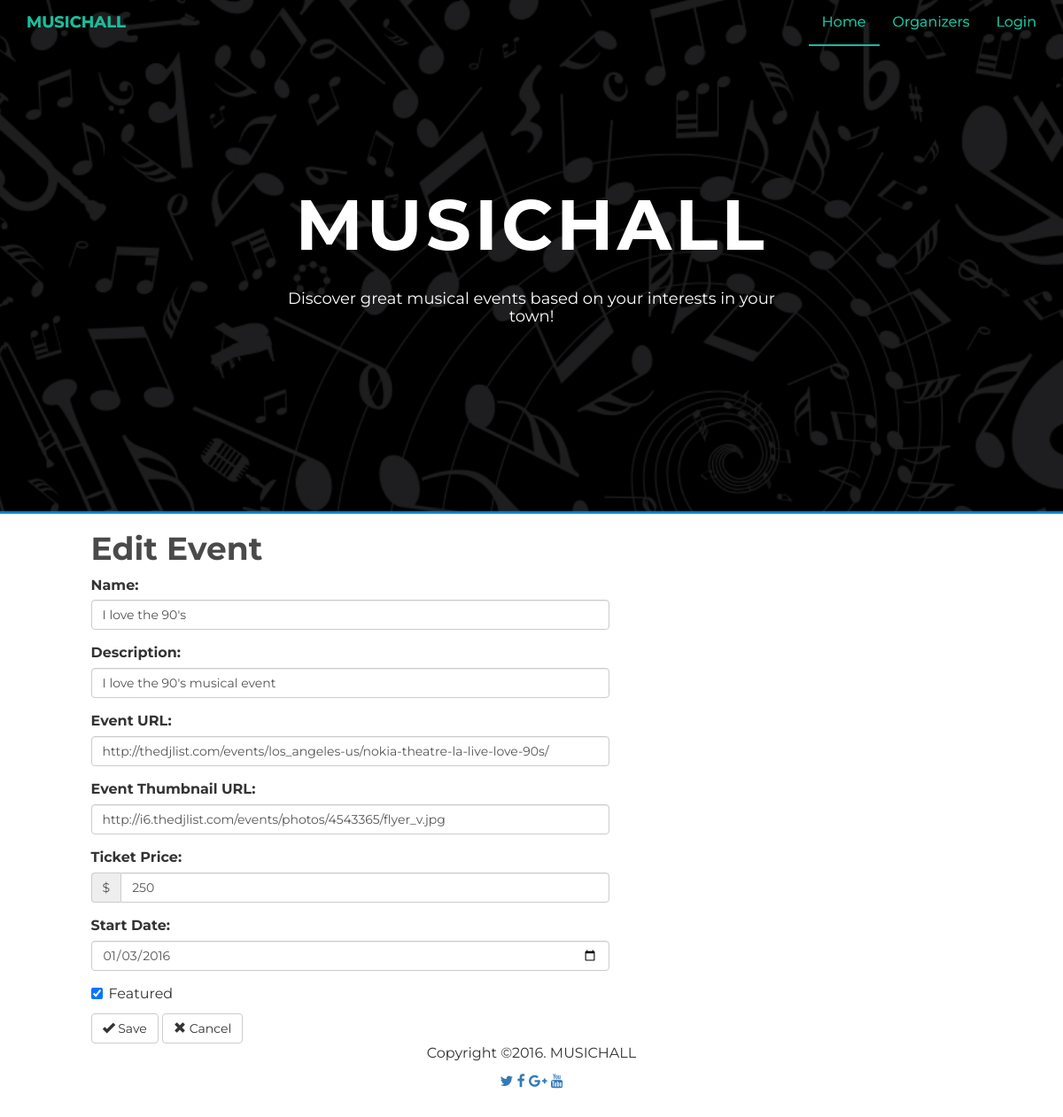
Page /organizer/1/event/1/edit on the committed database.
### database_setup.py (models this page shows, shortened)
class Event(Base):
    __tablename__ = 'event'
    id = Column(Integer, primary_key = True)
    name = Column(String(80), nullable = False)
    description = Column(String(250))
    event_url = Column(String(255))
    event_thumbnail_url = Column(String(255))
    ticket_price = Column(String(8))
    start_date = Column(Date)
    featured = Column(Boolean, default=False)
    organizer_id = Column(Integer,ForeignKey('organizer.id'))
    organizer = relationship(Organizer)
    user_id = Column(Integer, ForeignKey('user.id'))
    user = relationship(User)

### project.py (the view)
@app.route('/organizer/<int:organizer_id>/event/<int:event_id>/edit', methods=['GET','POST'])
def editEvent(organizer_id, event_id):
    editedEvent = session.query(Event).filter_by(id = event_id).one()
    organizer = session.query(Organizer).filter_by(id = organizer_id).one()
    featured = 0
    if 'featured' in request.form:
        featured = request.form['featured']
    if request.method == 'POST':
        if request.form['name']:
            editedEvent.name = request.form['name']
        if request.form['description']:
            editedEvent.description = request.form['description']
        if request.form['event_url']:
            editedEvent.event_url = request.form['event_url']
        if request.form['event_thumbnail_url']:
            editedEvent.event_thumbnail_url = request.form['event_thumbnail_url']
        if request.form['ticket_price']:
            editedEvent.ticket_price = request.form['ticket_price']
        if request.form['start_date']:
            editedEvent.start_date = datetime.strptime(request.form['start_date'], '%Y-%M-%d')
        editedEvent.featured = featured
        session.add(editedEvent)
        session.commit()
        flash('Event Successfully Edited')
        return redirect(url_for('showEvent', organizer_id = organizer_id))
    else:
        return render_template('editEvent.html', organizer_id = organizer_id,
                                event_id = event_id, event = editedEvent)

### templates/editEvent.html
{% extends "main.html" %}
{% block content %}
    {% include "header.html" %}
	<div class="row banner menu">
		<div class="col-md-11 col-md-offset-1 padding-none">
			<h1>Edit Event</h1>
		</div>
	</div>
	<div class="row">
		<div class="col-md-6 col-md-offset-1 padding-top">
			<form action="#" method="post">
				<div class="form-group">
					<label for="name">Name:</label>
					<input type ="text" class="form-control" name="name"
							value="{{event.name }}">
                </div>
                <div class="form-group">
					<label for="description">Description:</label>
                    <input type="text" class="form-control" name="description" value="{{event.description}}">
                </div>
                <div class="form-group">
					<label for="course">Event URL:</label>
					<input type="text" class="form-control" name="event_url" value="{{event.event_url}}">
                </div>
                <div class="form-group">
					<label for="event_url">Event Thumbnail URL:</label>
					<input type="text" class="form-control" name="event_thumbnail_url"
							value="{{event.event_thumbnail_url}}">
                </div>
                <div class="form-group">
					<label for="price">Ticket Price:</label>
					<div class="input-group">
						<div class="input-group-addon">$</div>
						<input type="text" maxlength="10" class="form-control" name="ticket_price"
						 	value="{{event.ticket_price}}">
					</div>
                </div>
                <div class="form-group">
					<label for="start_date">Start Date:</label>
					<input type="date" class="form-control" name="start_date" value="{{event.start_date}}" />
                </div>
                <div class="checkbox">
                    <label>
                        {% if event.featured %}
                            <input type="checkbox" id="checkbox" name="featured" checked="" value=1> Featured
                        {% else %}
                            <input type="checkbox" id="checkbox" name="featured"  value=1> Featured
                        {% endif %}
                    </label>
                </div>
				<button type="submit" class="btn btn-default" id="submit" type="submit">
						<span class="glyphicon glyphicon-ok" aria-hidden="true"></span>
						Save
				</button>
				<a href = "{{url_for('showOrganizers')}}">
					<button type="button" class="btn btn-default">
						<span class="glyphicon glyphicon-remove" aria-hidden="true"></span>
						Cancel
					</button>
				</a>
            </form>
        </div>
    </div>
{% endblock %}

### templates/main.html (shortened to what this page needs)
<!DOCTYPE html>
<html lang="en">
	<head>
		<link rel="stylesheet" href="//netdna.bootstrapcdn.com/bootstrap/3.1.1/css/bootstrap.min.css">
		<link rel=stylesheet type=text/css href="{{url_for('static', filename='styles.css')}}">
		<link rel="stylesheet" href="https://maxcdn.bootstrapcdn.com/font-awesome/4.5.0/css/font-awesome.min.css">
	</head>
	<body>
		{% include "header.html" %}
		<div id="headerwrap">
            <div class="container">
                <div class="row">
                    <div class="col-lg-6 col-lg-offset-3">
                        <h1>MUSICHALL</h1>
                        <h4>Discover great musical events based on your interests in your town!</h4>
                    </div>
                </div>
            </div>
		</div>
        {% block content %}
        {% endblock %}
		{% include "footer.html" %}
	</body>
</html>

### templates/header.html (shortened to what this page needs)
<div class="navbar navbar-default navbar-fixed-top" role="navigation">
	<div class="container">
		<div class="navbar-header">
			<a class="navbar-brand" href="{{url_for('showOrganizers')}}">MUSICHALL</a>
		</div>
		<div class="navbar-collapse collapse">
			<ul class="nav navbar-nav navbar-right">
				<li class="active"><a href="index.html">Home</a></li>
				<li><a href="#organizers">Organizers</a></li>
                <li>
                  {% if 'username' not in session %}
		              <a href="{{url_for('showLogin')}}">Login</a>
		          {% else %}
		              <a href="{{url_for('disconnect')}}">Logout</a>
		          {% endif %}
                </li>
			</ul>
		</div>
	</div>
</div>

### templates/footer.html
<footer id="footer">
    <div class="container">
      <div class="text-center">
          <p> Copyright  &copy;2016. MUSICHALL</p>
      </div>
      <div class="text-center social-icons">
        <a href="#"><i class="fa fa-twitter"></i></a>
        <a href="#"><i class="fa fa-facebook"></i></a>
        <a href="#"><i class="fa fa-google-plus"></i></a>
        <a href="#"><i class="fa fa-youtube"></i></a>
      </div>
    </div>
</footer>

### static/styles.css (style rules this page uses)
body { font-family: 'Montserrat', sans-serif; font-weight: 400; font-size: 16px; -webkit-font-smoothing: antialiased; -webkit-overflow-scrolling: touch; }
h1, h2, h3, h4, h5, h6 { font-weight: 700; color: #4a4a4a; }
.navbar-brand { font-weight: 700; }
.navbar-default .navbar-brand { color: #1abc9c; }
.navbar-default { background-color: transparent; border-color: transparent; }
.navbar-default .navbar-nav > .active > a, .navbar-default .navbar-nav > .active > a:hover, .navbar-default .navbar-nav > .active > a:focus { color: #1abc9c; background-color: transparent; border-bottom: 2px solid #1abc9c }
.navbar-default .navbar-nav > li > a { color: #1abc9c; }
#headerwrap { background: url(images/main-bg.jpg) no-repeat center top; margin-top: -70px; padding-top: 250px; text-align:center; background-attachment: relative; background-position: center center; min-height: 650px; width: 100%; -webkit-background-size: 100%; -moz-background-size: 100%; -o-background-size: 100%; background-size: 100%; -webkit-background-size: cover; -moz-background-size: cover; -o-background-size: cover; background-size: cover; }
#headerwrap h1 { color:#ffffff; padding-top: 10px; padding-bottom: 20px; letter-spacing: 4px; font-size: 80px; font-weight: bold; }
#headerwrap h4 { font-weight: 400; color: #ffffff }

### rows in the picture
Event: name "I love the 90's", description "I love the 90's musical event", event_url "http://thedjlist.com/events/los_angeles-us/nokia-theatre-la-live-love-90s/", event_thumbnail_url "http://i6.thedjlist.com/events/photos/4543365/flyer_v.jpg", ticket_price "250", start_date "01/03/2016"
